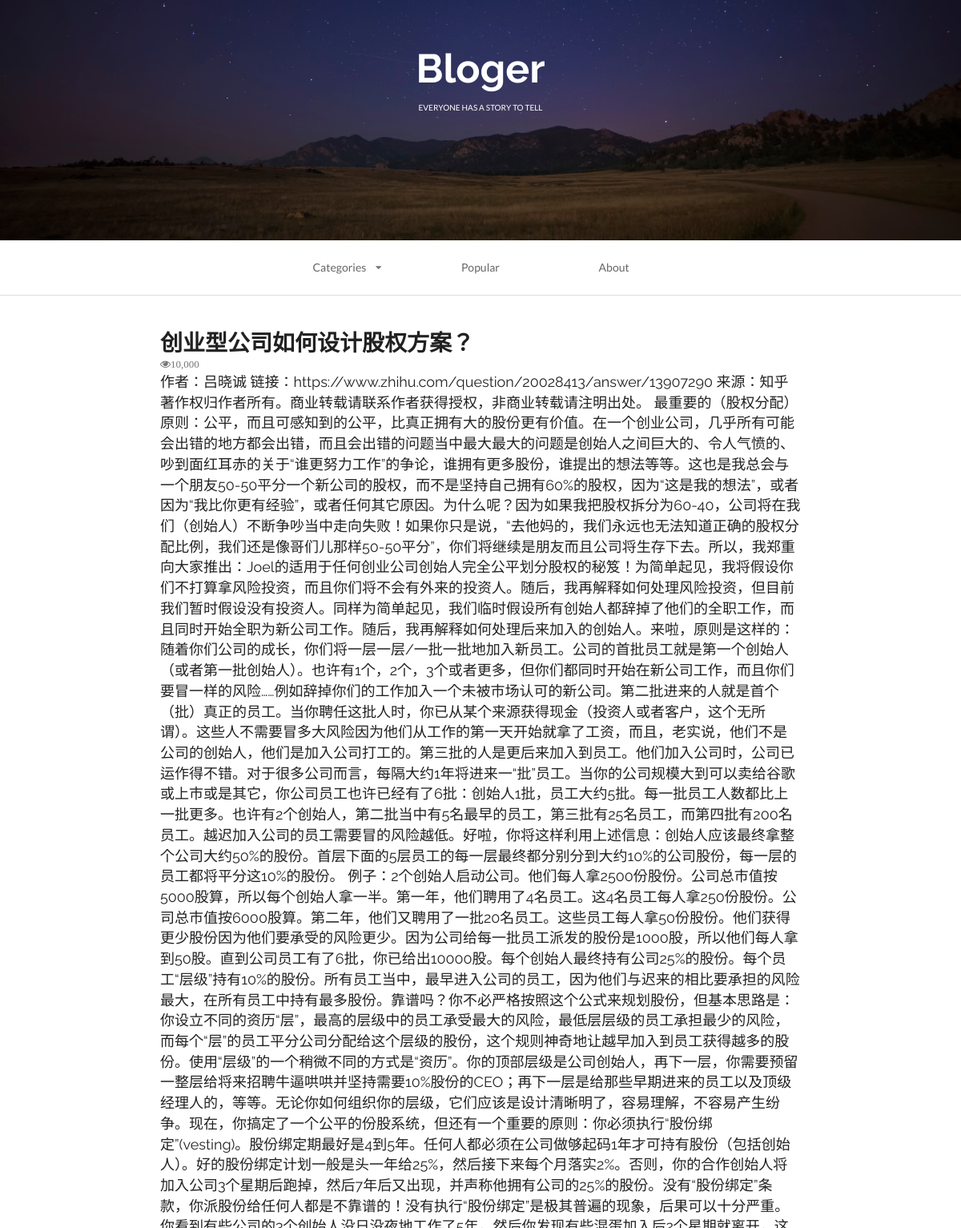
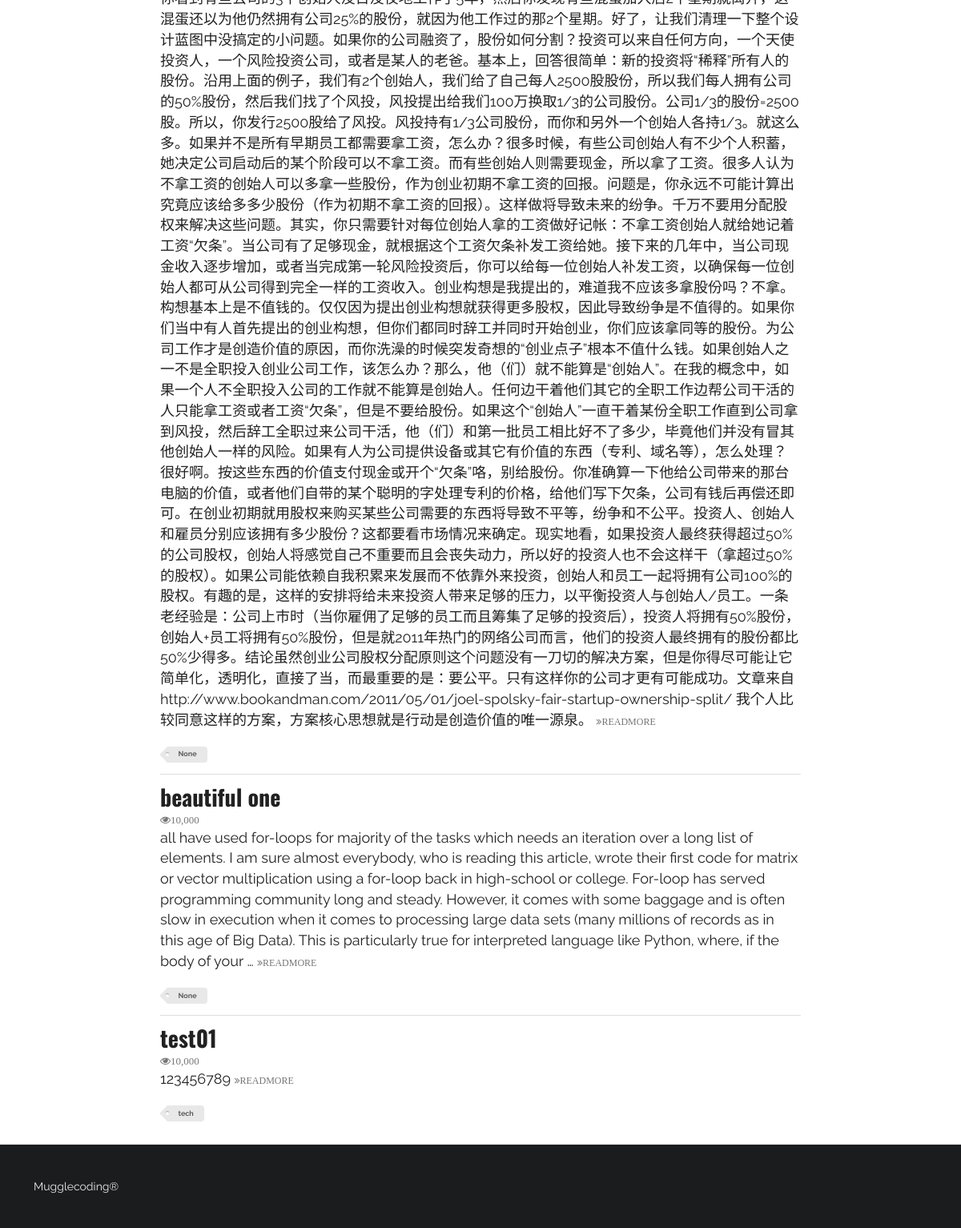
/index, run on the app's committed database (2 pictures, top to bottom).
### firstapp/models.py (models this page shows, shortened)
class Article(models.Model):
	headline = models.CharField(null=True, blank=True, max_length=500)
	content = models.TextField(null=True, blank=True)
	TAG_CHOICES = (
        ('tech', 'Tech'),
        ('life', 'Life'),
		)
	tag = models.CharField(null=True, blank=True, max_length=5, choices=TAG_CHOICES)

### firstapp/views.py (the view)
# urls.py: url(r'^index', index, name='index'), # 添加的代码
def index(request):
	queryset = request.GET.get('tag')
	if queryset:
		article_list = Article.objects.filter(tag=queryset)
	else:
	    article_list = Article.objects.all()
	context = {}
	context['article_list'] = article_list
	index_page = render(request, 'first_web_2.html', context)
	return index_page

### firstapp/templates/first_web_2.html (shortened to what this page needs)
<!DOCTYPE html>
{% load staticfiles %}
<html>
    <head>
        <link rel="stylesheet" href="{% static 'css/semantic.css' %}"  media="screen" title="no title" charset="utf-8">
    </head>
    <body>
        <div class="ui inverted vertical  segment masthead">
            <h1 class="ui center aligned header blogslogon" style="font-size:50px;font-family: 'Raleway', sans-serif!important;">
                Bloger
                <p class="ui sub header">
                    everyone has a story to tell
                </p>
            </h1>
        </div>
        <div class="ui container nav">
            <div class="ui borderless text three item menu ">
                <div class="ui simple dropdown  item">
                    Categories
                    <i class="dropdown icon"></i>
                </div>
                <a class="item">
                    Popular
                </a>
                <a class="item">
                    About
                </a>
            </div>
        </div>
        <div class="ui divider"></div>
        <div class="ui  vertical segment">
            {% for article in article_list %}
                <div class="ui container vertical segment">
                    <a href="{% url 'detail' article.id %}">
                        <h1 class="ui header">
                            {{ article.headline }}
                        </h1>
                    </a>
                    <i class="icon grey small unhide">10,000</i>
                    <p>
                        {{ article.content|truncatewords:100 }}
                        <a href="{% url 'detail' article.id %}">
                            <i class="angle tiny double grey right icon">READMORE</i>
                        </a>
                    </p>
                    <div class="ui mini tag label">
                        {{ article.tag }}
                    </div>
                </div>
            {% endfor %}
        </div>
        <div class="ui inverted  vertical very padded  segment">
            Mugglecoding®
        </div>
    </body>
</html>

### data on the page
Article: headline "创业型公司如何设计股权方案？", content "作者：吕晓诚 链接：https://www.zhihu.com/question/20028413/answer/13907290 来源：知乎 著作权归作者所有。商业转载请联系作者获得授权，非商业转载请注明出处。…", tag "None"
Article: headline "beautiful one", content "all have used for-loops for majority of the tasks which needs an iteration over a long list of elements. I am sure almost everybody, who is reading this article, wrote their first code for matrix or vector multiplication using a for-loop back in high-school or college. For-loop has served programming community long and steady. However, it comes with some baggage and is often slow in execution when it comes to processing large data sets (many millions of records as in this age of Big Data). This is particularly true for interpreted language like Python, where, if the body of your …", tag "None"
Article: headline "test01", content "123456789", tag "tech"
